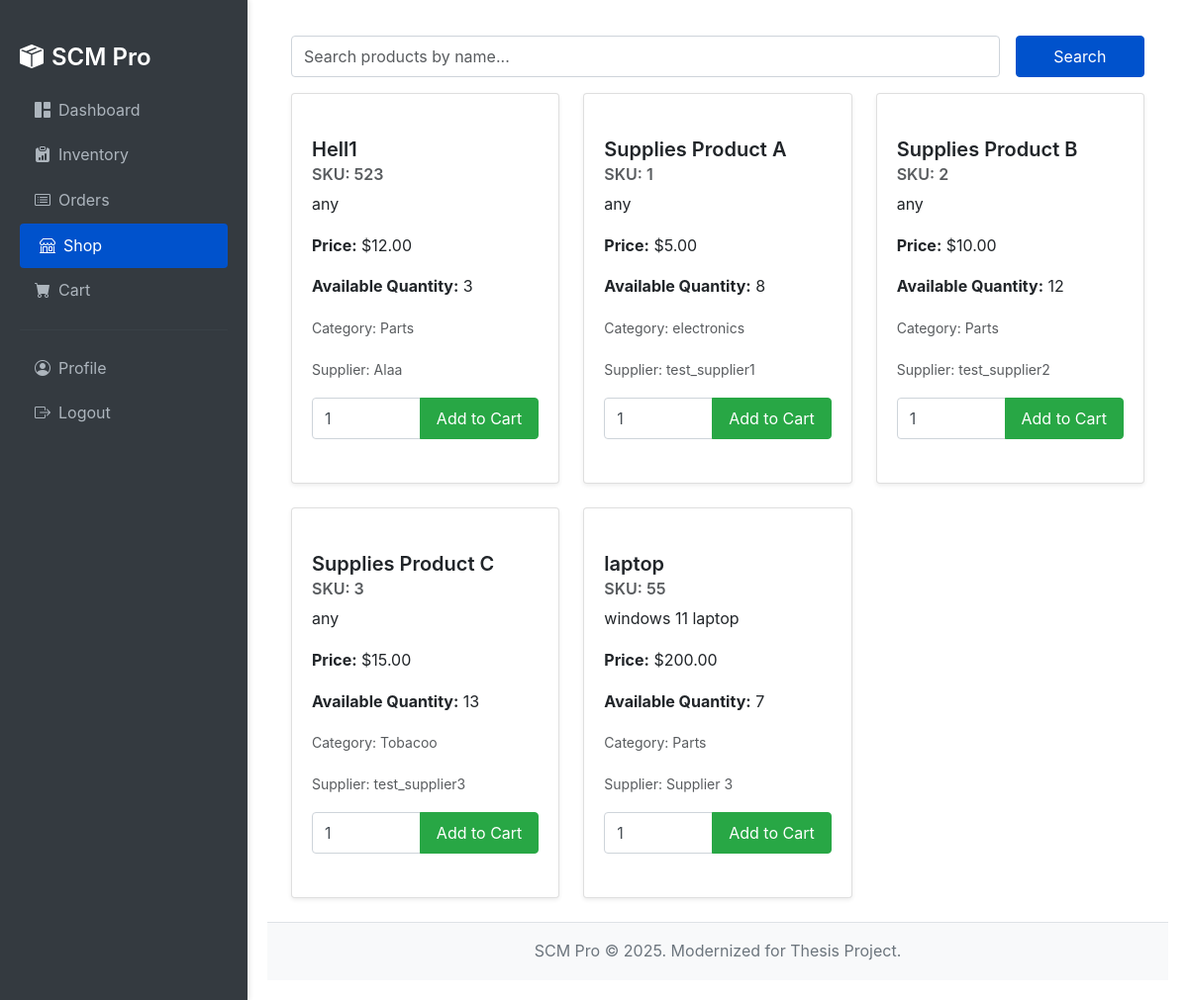
Screenshot of /shop (signed in) with the database file from the repository.
### src/models/product.py (models this page shows, shortened)
class Product(db.Model):
    id = db.Column(db.Integer, primary_key=True)
    name = db.Column(db.String(100), nullable=False, unique=True)
    description = db.Column(db.Text)
    sku = db.Column(db.String(50), unique=True, nullable=False)
    category = db.Column(db.String(50))
    price = db.Column(db.Float, nullable=False)
    supplier_id = db.Column(db.Integer, db.ForeignKey("supplier.id"), nullable=False)
    date_added = db.Column(db.DateTime, nullable=False, default=datetime.utcnow)
    supplier = db.relationship("Supplier", foreign_keys=[supplier_id])
    inventory_item = db.relationship("Inventory", backref="product_info", uselist=False, lazy=True)

### src/models/inventory.py (models this page shows, shortened)
class Inventory(db.Model):
    id = db.Column(db.Integer, primary_key=True)
    product_id = db.Column(db.Integer, db.ForeignKey("product.id"), nullable=False, unique=True) # One-to-one with Product
    quantity_on_hand = db.Column(db.Integer, nullable=False, default=0)
    reorder_level = db.Column(db.Integer, default=10) # Changed from low_stock_threshold and added
    location = db.Column(db.String(100), nullable=True) # Added location
    last_updated = db.Column(db.DateTime, nullable=False, default=datetime.utcnow, onupdate=datetime.utcnow)
    product = db.relationship("Product", backref=db.backref("inventory_record", uselist=False))

### src/models/supplier.py (models this page shows, shortened)
class Supplier(db.Model):
    id = db.Column(db.Integer, primary_key=True)
    name = db.Column(db.String(100), nullable=False, unique=True)
    contact_person = db.Column(db.String(100))
    email = db.Column(db.String(120), unique=True, nullable=False) # Business email of the supplier entity
    phone = db.Column(db.String(20))
    address = db.Column(db.String(200))
    date_added = db.Column(db.DateTime, nullable=False, default=datetime.utcnow)
    user_id = db.Column(db.Integer, db.ForeignKey("user.id"), unique=True, nullable=True) # unique=True means one user per supplier profile. nullable=True if admin can create supplier profiles not yet assigned to a user.
    user = db.relationship("User", backref=db.backref("supplier_profile", uselist=False, lazy=True))
    products = db.relationship("Product", backref="supplier_entity", lazy=True, foreign_keys="Product.supplier_id") # Clarify FK if Product.supplier_id points here

### src/routes/frontend_routes.py (the view)
@frontend_bp.route("/shop")
@login_required
def shop_products():
    page = request.args.get("page", 1, type=int)
    search_term = request.args.get("search", "")
    category_filter = request.args.get("category", "all")
    query = Product.query.join(Inventory).filter(Inventory.quantity_on_hand > 0) # Only show products with stock
    if search_term:
        query = query.filter(Product.name.ilike(f"%{search_term}%"))
    if category_filter != "all":
        query = query.filter(Product.category == category_filter)
    products_pagination = query.order_by(Product.name).paginate(page=page, per_page=9) # 9 for 3x3 grid
    categories = db.session.query(Product.category).distinct().order_by(Product.category).all()
    category_names = [c[0] for c in categories if c[0]]
    return render_template("shop_products.html", title="Shop Products",
                           products_pagination=products_pagination,
                           search_term=search_term,
                           categories=category_names,
                           current_category=category_filter)

### src/templates/shop_products.html (shortened to what this page needs)
{% extends "base.html" %}
{% block content %}
<div class="container-fluid mt-3">
    <div class="row mb-3">
        <div class="col-md-12">
            <form method="GET" action="{{ url_for('frontend.shop_products') }}" class="row g-3 align-items-center">
                <div class="col-md-10">
                    <input type="text" name="search" class="form-control" placeholder="Search products by name..." value="{{ search_term or '' }}">
                </div>
                <div class="col-md-2">
                    <button type="submit" class="btn btn-primary w-100">Search</button>
                </div>
            </form>
        </div>
    </div>
    <div class="row">
        {% if products_pagination.items %}
            {% for product in products_pagination.items %}
            <div class="col-md-4 mb-4">
                <div class="card h-100">
                    <div class="card-body">
                        <h5 class="card-title">{{ product.name }}</h5>
                        <h6 class="card-subtitle mb-2 text-muted">SKU: {{ product.sku }}</h6>
                        <p class="card-text">{{ product.description|truncate(100, True) if product.description else 'No description available.' }}</p>
                        <p class="card-text"><strong>Price:</strong> ${{ "%.2f"|format(product.price) }}</p>
                        <p class="card-text"><strong>Available Quantity:</strong> {{ product.inventory_item.quantity_on_hand if product.inventory_item else 0 }}</p>
                        <p class="card-text"><small class="text-muted">Category: {{ product.category or "N/A" }}</small></p>
                        <p class="card-text"><small class="text-muted">Supplier: {{ product.supplier.name if product.supplier else 'N/A' }}</small></p>
                        <form method="POST" action="{{ url_for('frontend.add_to_cart', product_id=product.id) }}" class="mt-auto">
                            <div class="input-group">
                                <input type="number" name="quantity" class="form-control" value="1" min="1">
                                <button type="submit" class="btn btn-success">Add to Cart</button>
                            </div>
                        </form>
                    </div>
                </div>
            </div>
            {% endfor %}
        {% else %}
            <div class="col-12">
                <div class="alert alert-info" role="alert">
                    No products found. {% if search_term %}Try a different search term or <a href="{{ url_for('frontend.shop_products') }}">clear the search</a>.{% endif %}
                </div>
            </div>
        {% endif %}
    </div>
</div>
{% endblock %}

### src/static/css/custom_modern.css (style rules this page uses)
body { font-family: -apple-system, BlinkMacSystemFont, "Segoe UI", Roboto, "Helvetica Neue", Arial, sans-serif; font-size: 16px; line-height: 1.6; color: #343a40; background-color: #FFFFFF; margin: 0; padding: 0; display: flex; flex-direction: column; height: 100vh; overflow-y: hidden; overflow-x: hidden; }
h1, h2, h3, h4, h5, h6 { color: #0052CC; margin-top: 1.5rem; margin-bottom: 1rem; font-weight: 600; }
.btn { display: inline-block; font-weight: 400; text-align: center; vertical-align: middle; user-select: none; background-color: transparent; border: 1px solid transparent; padding: 0.5rem 1rem; font-size: 1rem; line-height: 1.5; border-radius: 0.25rem; transition: all 0.2s ease-in-out; cursor: pointer; }
.btn-primary { color: #fff; background-color: #0052CC; border-color: #0052CC; }
.btn-success { color: #fff; background-color: #28a745; border-color: #28a745; }
.form-control { display: block; width: 100%; padding: 0.5rem 0.75rem; font-size: 1rem; font-weight: 400; line-height: 1.5; color: #495057; background-color: #fff; background-clip: padding-box; border: 1px solid #ced4da; border-radius: 0.25rem; transition: border-color 0.15s ease-in-out, box-shadow 0.15s ease-in-out; box-sizing: border-box; }
.card { position: relative; display: flex; flex-direction: column; min-width: 0; word-wrap: break-word; background-color: #fff; background-clip: border-box; border: 1px solid rgba(0, 0, 0, 0.125); border-radius: 0.25rem; margin-bottom: 1.5rem; box-shadow: 0 0.125rem 0.25rem rgba(0,0,0,0.075); transition: transform 0.2s ease-in-out, box-shadow 0.2s ease-in-out; }
.card-body { flex: 1 1 auto; padding: 1.25rem; }
.mt-3 { margin-top: 1rem !important; }
.mb-2 { margin-bottom: 0.5rem !important; }
.mb-3 { margin-bottom: 1rem !important; }

### rows the page displays
Product: name "Hell1", sku "523", description "any", price "12.00", inventory_item "3", category "Parts", supplier "Alaa"
Product: name "Supplies Product A", sku "1", description "any", price "5.00", inventory_item "8", category "electronics", supplier "test_supplier1"
Product: name "Supplies Product B", sku "2", description "any", price "10.00", inventory_item "12", category "Parts", supplier "test_supplier2"
Product: name "Supplies Product C", sku "3", description "any", price "15.00", inventory_item "13", category "Tobacoo", supplier "test_supplier3"
Product: name "laptop", sku "55", description "windows 11 laptop", price "200.00", inventory_item "7", category "Parts", supplier "Supplier 3"
